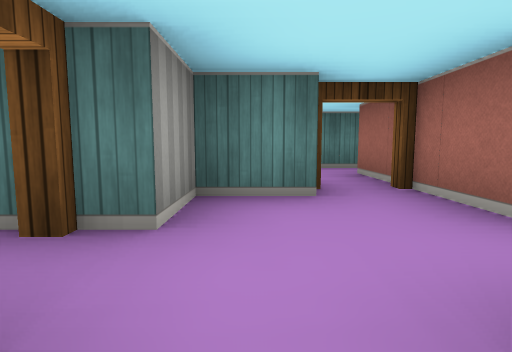
View 1 (above)

13 first-person views from a walk through a cub3D ray-caster map. The camera is about half as high as the walls, tilts 6° down and sees 80° across. The floor is counted in squares. Each view is taken from the middle of a square. On the plan, view 1 faces up. The plan holds only what a view shows up to about 9 squares ahead; the rest is blank. The place goes on beyond the plan.

View 2
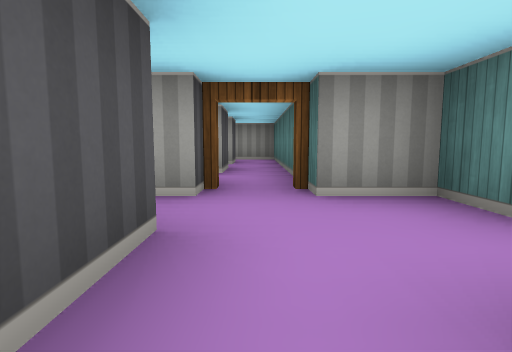

View 3
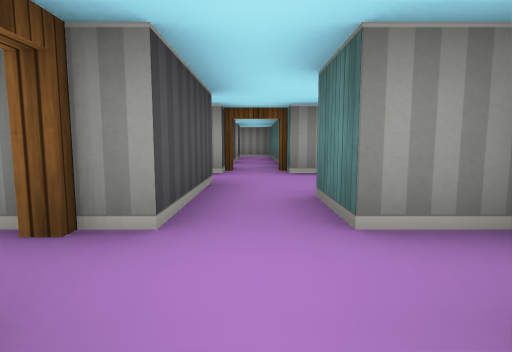

View 4
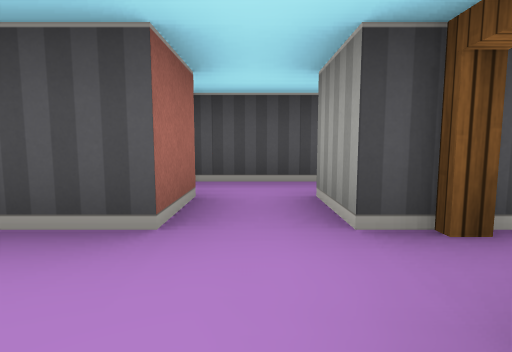

View 5
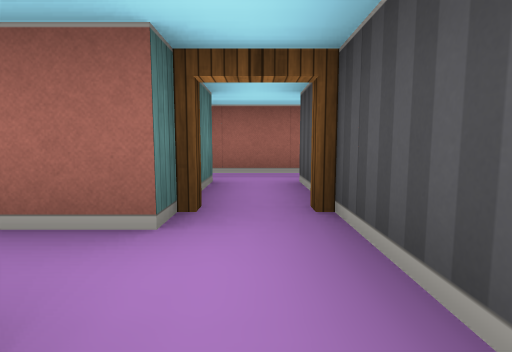

View 6
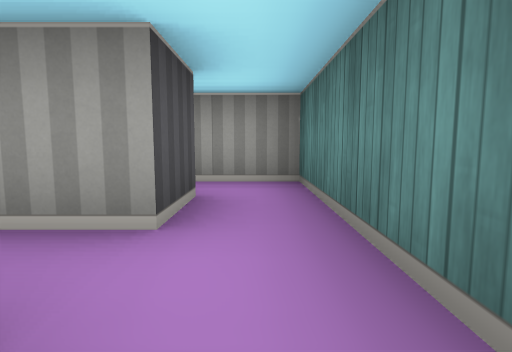

View 7
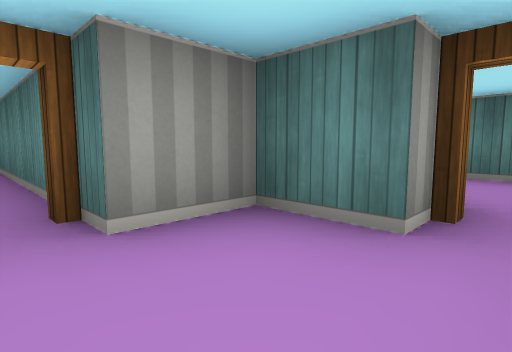

View 8
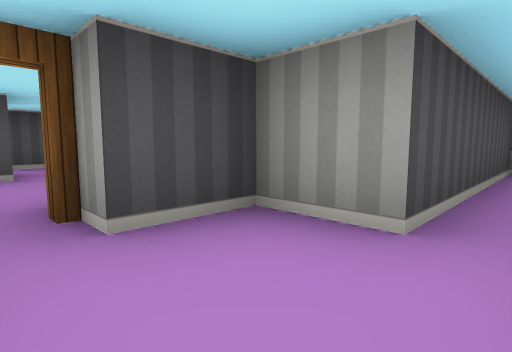

View 9
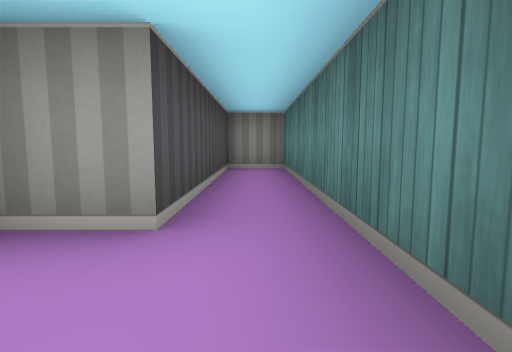

View 10
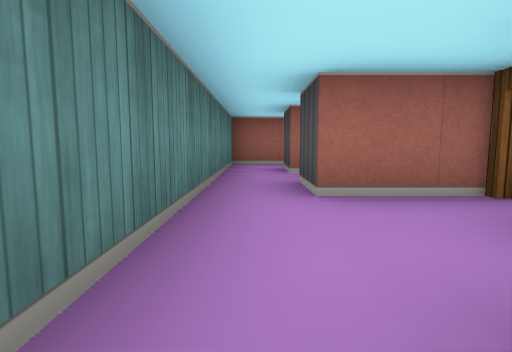

View 11
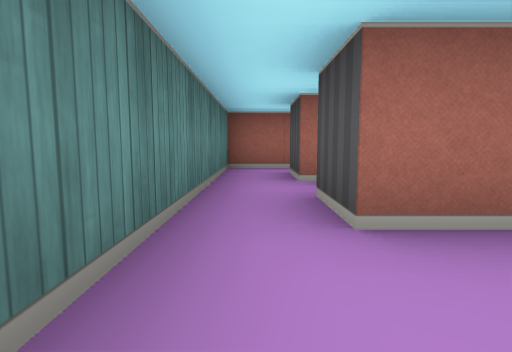

View 12
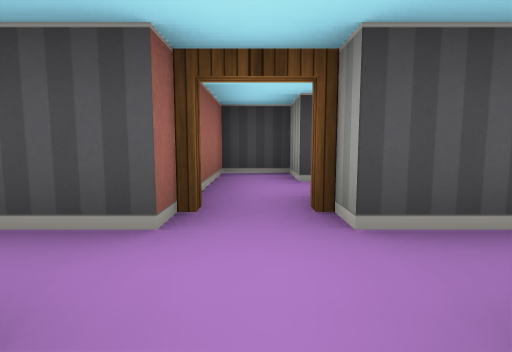

View 13
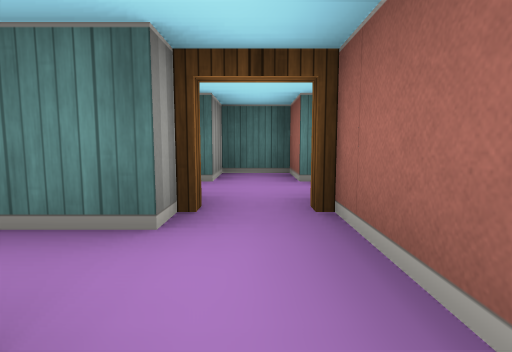

### Floor plan
Key: @ floor where view 1 was taken; # wall or solid block; . floor; D open door.
Columns run from 7 left of view 1 to 6 right of it. Each row starts with its distance up from view 1.
  6   ############
  5   #..........#
  4   #####..#.#.#
  3      ###D###
  2 #######..#.#
  1 #.....D.....
  0 #.#.# #@##D#
 -1       ..D..#
 -2       ####.#
 -3          ###

Where each view was taken, in squares from view 1:
view 1: 0 up, 0 right, facing up
view 2: 1 up, 2 right, facing left
view 3: 1 up, 4 right, facing left
view 4: 2 up, 0 right, facing down
view 5: 1 down, 1 left, facing right
view 6: 1 up, 3 left, facing left
view 7: 1 up, 1 right, facing up-left
view 8: 5 up, 1 right, facing down-left
view 9: 5 up, 1 right, facing left
view 10: 5 up, 1 left, facing right
view 11: 5 up, 0 right, facing right
view 12: 2 up, 3 right, facing down
view 13: 2 down, 3 right, facing up
